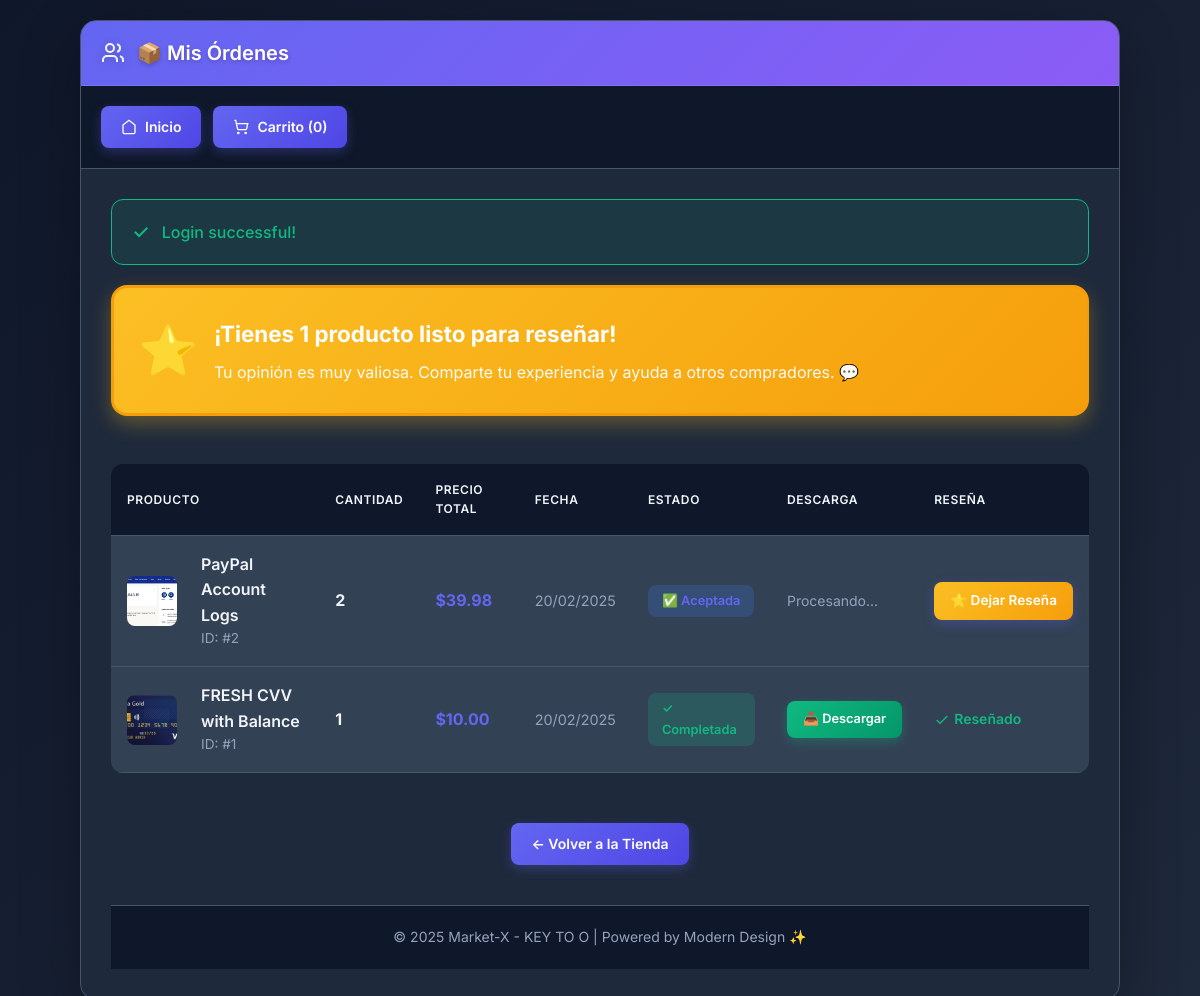
Screenshot of /dn/orders.php (signed in) with the database file from the repository.
### tables this page shows
CREATE TABLE `orders` (
  `id` int(11) NOT NULL,
  `user_id` int(11) NOT NULL,
  `product_id` int(11) NOT NULL,
  `quantity` int(11) NOT NULL DEFAULT 1,
  `total_price` decimal(10,2) NOT NULL,
  `payment_method` varchar(50) NOT NULL DEFAULT 'xmr',
  `payment_address` varchar(255) DEFAULT NULL,
  `status` enum('pending','accepted','completed','cancelled') DEFAULT 'pending',
  `created_at` timestamp NOT NULL DEFAULT current_timestamp(),
  `admin_sent_link` varchar(255) DEFAULT NULL
);

CREATE TABLE `products` (
  `id` int(11) NOT NULL,
  `name` varchar(100) NOT NULL,
  `description` text NOT NULL,
  `price` decimal(10,2) NOT NULL,
  `image` varchar(255) NOT NULL,
  `created_at` timestamp NOT NULL DEFAULT current_timestamp(),
  `type` enum('physical','digital') DEFAULT 'physical',
  `digital_link` varchar(500) DEFAULT NULL
);

### dn/orders.php (the view, shortened to what this page needs)
<?php
require_once 'includes/db.php';
$user_id = $_SESSION['user_id'];
$stmt = $conn->prepare("
    SELECT
        o.id AS order_id,
        o.product_id,
        o.quantity,
        o.total_price,
        o.payment_address,
        o.status,
        o.admin_sent_link,
        o.created_at,
        p.name as product_name,
        p.image as product_image,
        (SELECT COUNT(*) FROM reviews WHERE user_id = ? AND product_id = o.product_id) as has_reviewed
    FROM orders o
    LEFT JOIN products p ON o.product_id = p.id
    WHERE o.user_id = ?
    ORDER BY o.created_at DESC
");
$stmt->execute([$user_id, $user_id]);
$orders = $stmt->fetchAll(PDO::FETCH_ASSOC);
$can_review_count = 0;
foreach ($orders as $order) {
    if (($order['status'] === 'accepted' || $order['status'] === 'completed') && $order['has_reviewed'] == 0 && !empty($order['product_id'])) {
        $can_review_count++;
    }
}
$cart_count = 0;
?>
<!DOCTYPE html>
<html lang="es">
<head>
    <link rel="stylesheet" href="assets/modern-styles.css">
</head>
<body>
    <div class="container">
        <div class="xp-window">
            <div class="xp-titlebar">
                <div class="title-content">
                    <svg xmlns="http://www.w3.org/2000/svg" width="24" height="24" viewBox="0 0 24 24" fill="none" stroke="currentColor" stroke-width="2">
                        <path d="M16 21v-2a4 4 0 0 0-4-4H6a4 4 0 0 0-4 4v2"/>
                        <circle cx="9" cy="7" r="4"/>
                        <path d="M22 21v-2a4 4 0 0 0-3-3.87"/>
                        <path d="M16 3.13a4 4 0 0 1 0 7.75"/>
                    </svg>
                    <span class="title-text">📦 Mis Órdenes</span>
                </div>
            </div>
            <div class="navigation">
                <a href="index.php" class="xp-button">
                    <svg xmlns="http://www.w3.org/2000/svg" width="16" height="16" viewBox="0 0 24 24" fill="none" stroke="currentColor" stroke-width="2">
                        <path d="m3 9 9-7 9 7v11a2 2 0 0 1-2 2H5a2 2 0 0 1-2-2z"/>
                    </svg>
                    Inicio
                </a>
                <a href="cart.php" class="xp-button">
                    <svg xmlns="http://www.w3.org/2000/svg" width="16" height="16" viewBox="0 0 24 24" fill="none" stroke="currentColor" stroke-width="2">
                        <circle cx="8" cy="21" r="1"/>
                        <circle cx="19" cy="21" r="1"/>
                        <path d="M2.05 2.05h2l2.66 12.42a2 2 0 0 0 2 1.58h9.78a2 2 0 0 0 1.95-1.57l1.65-7.43H5.12"/>
                    </svg>
                    Carrito (<?php echo $cart_count; ?>)
                </a>
            </div>
            <div class="content">
                <?php if (isset($_SESSION['success'])): ?>
                    <div class="notification success">
                        <span class="icon">✓</span>
                        <?php echo htmlspecialchars($_SESSION['success']); unset($_SESSION['success']); ?>
                    </div>
                <?php endif; ?>
                <?php if ($can_review_count > 0): ?>
                    <div style="background: linear-gradient(135deg, #fbbf24 0%, #f59e0b 100%); border: 3px solid #f59e0b; border-radius: 16px; padding: 24px; margin-bottom: 28px; color: white; box-shadow: 0 8px 20px rgba(251, 191, 36, 0.3);">
                        <div style="display: flex; align-items: center; gap: 16px;">
                            <div style="font-size: 3rem;">⭐</div>
                            <div style="flex: 1;">
                                <h3 style="margin: 0 0 8px 0; font-size: 1.4rem; font-weight: 700;">
                                    ¡Tienes <?php echo $can_review_count; ?> <?php echo $can_review_count == 1 ? 'producto' : 'productos'; ?> listo<?php echo $can_review_count == 1 ? '' : 's'; ?> para reseñar!
                                </h3>
                                <p style="margin: 0; font-size: 1rem; opacity: 0.95;">
                                    Tu opinión es muy valiosa. Comparte tu experiencia y ayuda a otros compradores. 💬
                                </p>
                            </div>
                        </div>
                    </div>
                <?php endif; ?>
                <?php if (empty($orders)): ?>
                    <div style="text-align: center; padding: 60px 20px;">
                        <svg xmlns="http://www.w3.org/2000/svg" width="80" height="80" viewBox="0 0 24 24" fill="none" stroke="currentColor" stroke-width="1.5" style="margin-bottom: 20px; opacity: 0.5;">
                            <path d="M21 16V8a2 2 0 0 0-1-1.73l-7-4a2 2 0 0 0-2 0l-7 4A2 2 0 0 0 3 8v8a2 2 0 0 0 1 1.73l7 4a2 2 0 0 0 2 0l7-4A2 2 0 0 0 21 16z"/>
                            <polyline points="3.29 7 12 12 20.71 7"/>
                            <line x1="12" y1="22" x2="12" y2="12"/>
                        </svg>
                        <h2 style="color: var(--text-secondary); margin-bottom: 16px;">No tienes órdenes aún</h2>
                        <p style="color: var(--text-muted); margin-bottom: 24px;">¡Comienza a comprar para ver tus órdenes aquí!</p>
                        <a href="index.php" class="button">Ir a la Tienda</a>
                    </div>
                <?php else: ?>
                    <div style="overflow-x: auto;">
                        <table>
                            <thead>
                                <tr>
                                    <th>Producto</th>
                                    <th>Cantidad</th>
                                    <th>Precio Total</th>
                                    <th>Fecha</th>
                                    <th>Estado</th>
                                    <th>Descarga</th>
                                    <th>Reseña</th>
                                </tr>
                            </thead>
                            <tbody>
                                <?php foreach ($orders as $order): ?>
                                    <tr class="order-row">
                                        <td>
                                            <div style="display: flex; align-items: center; gap: 12px;">
                                                <?php if (!empty($order['product_image'])): ?>
                                                    <img src="<?php echo htmlspecialchars($order['product_image']); ?>" alt="<?php echo htmlspecialchars($order['product_name']); ?>" style="width: 50px; height: 50px; object-fit: cover; border-radius: 8px;">
                                                <?php endif; ?>
                                                <div>
                                                    <div style="font-weight: 600;"><?php echo htmlspecialchars($order['product_name'] ?? 'Producto no disponible'); ?></div>
                                                    <div style="color: var(--text-muted); font-size: 0.85rem;">ID: #<?php echo htmlspecialchars($order['order_id']); ?></div>
                                                </div>
                                            </div>
                                        </td>
                                        <td><strong><?php echo htmlspecialchars($order['quantity']); ?></strong></td>
                                        <td><strong style="color: var(--primary);">$<?php echo number_format($order['total_price'], 2); ?></strong></td>
                                        <td style="color: var(--text-muted); font-size: 0.9rem;"><?php echo date('d/m/Y', strtotime($order['created_at'])); ?></td>
                                        <td>
                                            <?php if ($order['status'] === 'completed'): ?>
                                                <span style="background: rgba(16, 185, 129, 0.2); color: var(--success); padding: 6px 14px; border-radius: 8px; font-weight: 600; font-size: 0.8rem; display: inline-block;">✓ Completada</span>
                                            <?php elseif ($order['status'] === 'accepted'): ?>
                                                <span style="background: rgba(59, 130, 246, 0.2); color: var(--primary); padding: 6px 14px; border-radius: 8px; font-weight: 600; font-size: 0.8rem; display: inline-block;">✅ Aceptada</span>
                                            <?php elseif ($order['status'] === 'cancelled'): ?>
                                                <span style="background: rgba(239, 68, 68, 0.2); color: var(--error); padding: 6px 14px; border-radius: 8px; font-weight: 600; font-size: 0.8rem; display: inline-block;">❌ Cancelada</span>
                                            <?php else: ?>
                                                <span style="background: rgba(245, 158, 11, 0.2); color: var(--warning); padding: 6px 14px; border-radius: 8px; font-weight: 600; font-size: 0.8rem; display: inline-block;">⏳ Pendiente</span>
                                            <?php endif; ?>
                                        </td>
                                        <td>
                                            <?php if (!empty($order['admin_sent_link'])): ?>
                                                <a href="<?php echo htmlspecialchars($order['admin_sent_link']); ?>" class="button success" target="_blank" style="font-size: 0.8rem; padding: 8px 16px; white-space: nowrap;">
                                                    📥 Descargar
                                                </a>
                                            <?php else: ?>
                                                <span style="color: var(--text-muted); font-size: 0.875rem;">Procesando...</span>
                                            <?php endif; ?>
                                        </td>
                                        <td>
                                            <?php if (($order['status'] === 'accepted' || $order['status'] === 'completed') && !empty($order['product_id'])): ?>
                                                <?php if ($order['has_reviewed'] > 0): ?>
                                                    <span style="color: var(--success); font-size: 0.875rem; font-weight: 600; display: flex; align-items: center; gap: 4px;">
                                                        <svg xmlns="http://www.w3.org/2000/svg" width="16" height="16" viewBox="0 0 24 24" fill="none" stroke="currentColor" stroke-width="2">
                                                            <polyline points="20 6 9 17 4 12"/>
                                                        </svg>
                                                        Reseñado
                                                    </span>
                                                <?php else: ?>
                                                    <a href="product.php?id=<?php echo $order['product_id']; ?>&review=1"
                                                       class="button review-button-pulse"
                                                       style="font-size: 0.85rem; padding: 8px 16px; background: linear-gradient(135deg, #fbbf24 0%, #f59e0b 100%); border-color: #f59e0b; color: white; font-weight: 600; white-space: nowrap;">
                                                        ⭐ Dejar Reseña
                                                    </a>
                                                <?php endif; ?>
                                            <?php else: ?>
                                                <span style="color: var(--text-muted); font-size: 0.875rem;">-</span>
                                            <?php endif; ?>
                                        </td>
                                    </tr>
                                <?php endforeach; ?>
                            </tbody>
                        </table>
                    </div>
                    <div style="margin-top: 30px; text-align: center;">
                        <a href="index.php" class="button">← Volver a la Tienda</a>
                    </div>
                <?php endif; ?>
                <div class="footer">
                    <p>© 2025 Market-X - KEY TO O | Powered by Modern Design ✨</p>
                </div>
            </div>
        </div>
    </div>
</body>
</html>

### rows the page displays
orders: product.image (picture), product.name "PayPal Account Logs", id "2", quantity "2", total_price "39.98", created_at "20/02/2025", status "✅ Aceptada", shows "Procesando..."
orders: product.image (picture), product.name "FRESH CVV with Balance", id "1", quantity "1", total_price "10.00", created_at "20/02/2025", status "✓ Completada"

### other values shown
$cart_count "0"
$_SESSION['success'] "Login successful!"
$can_review_count "1"
